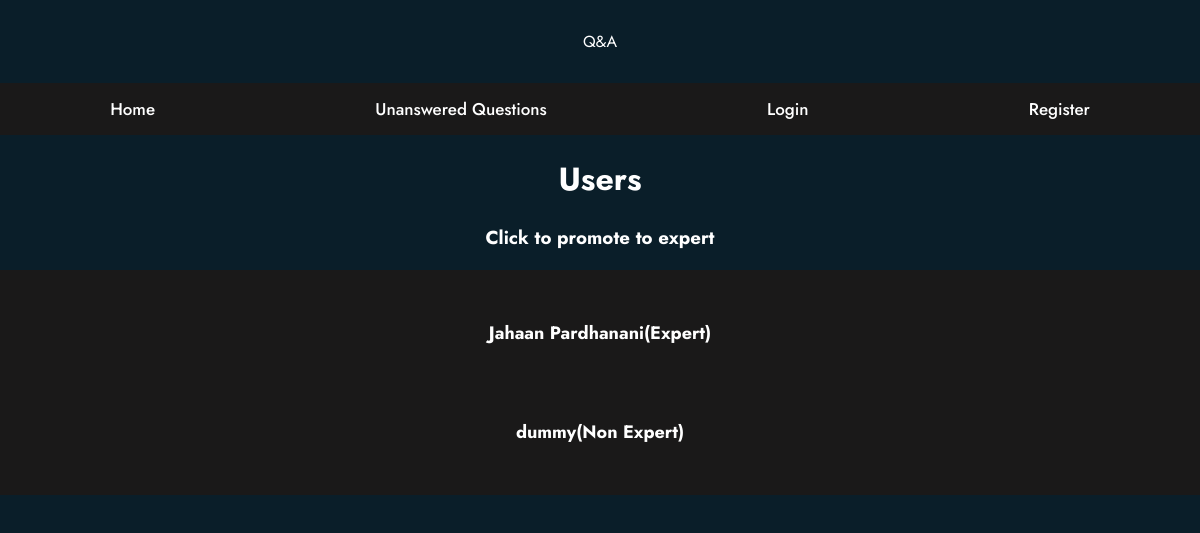
/users, run on an earlier commit of the app's database.
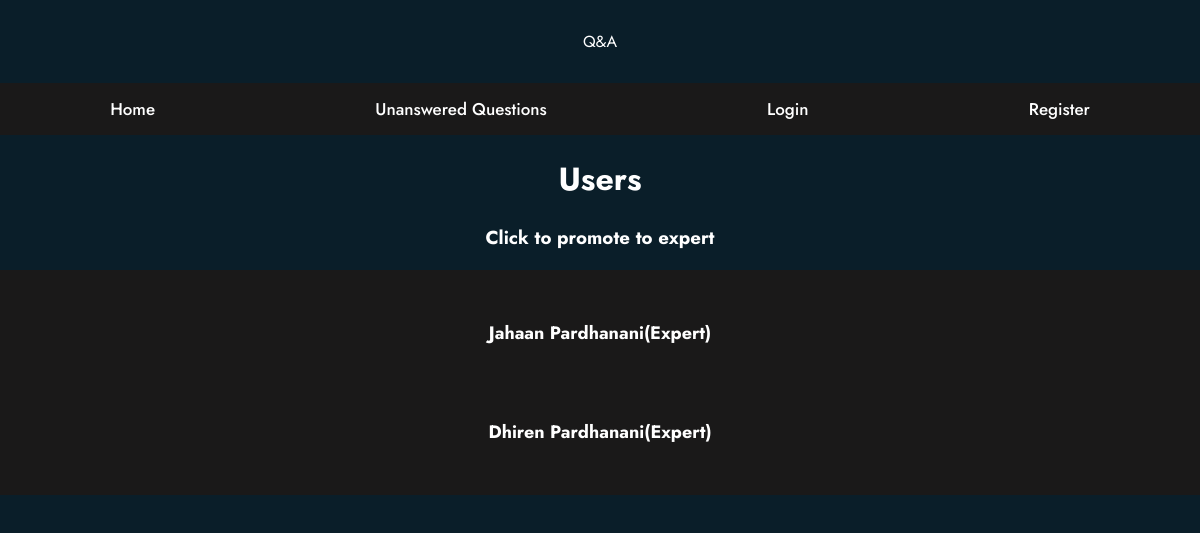
And on a later commit of the database.
### tables this page shows
CREATE TABLE users(
    id integer primary key autoincrement,
    name_text text not null,
    password_text text not null,
    expert_boolean boolean not null,
    admin_boolean boolean not null
);

### app.py (the view)
@app.route("/users")
def users():
    user = get_current_user()
    db = get_db()
    users_cur = db.execute(
        "select id, name_text, expert_boolean, admin_boolean from users")
    users_results = users_cur.fetchall()
    return render_template("users.html", user=user, users=users_results)

### app.py (called while the page is built)
def get_current_user():
    user_result = None
    if "user" in session:
        user = session["user"]
        db = get_db()
        user_cur = db.execute(
            "select id, name_text, password_text, expert_boolean, admin_boolean from users where name_text = ?", [user])
        user_result = user_cur.fetchone()
    return user_result

### database.py (called while the page is built)
def connect_db():
    sql = sqlite3.connect(
        "/Users/mac/OneDrive/Programming/webapp/Forum/questions.db")
    print("True")
    sql.row_factory = sqlite3.Row
    return sql

def get_db():
    if not hasattr(g, "sqlite_db"):
        g.sqlite_db = connect_db()
    return g.sqlite_db

### templates/users.html (shortened to what this page needs)
<!DOCTYPE html>
<html lang="en">
  <head>
    <link rel="stylesheet" href="/static/style.css">
  </head>
  <body>
    <div class="header">Q&A</div>
    <ul id="navbar">
      <li><a href="/">Home</a></li>
      <li><a href="/unanswered">Unanswered Questions</a></li>
      {% if not user %}
      <li><a href="/login">Login</a></li>
      <li><a href="/register">Register</a></li>
      {% endif %}
    </ul>
        <h1>Users</h1>
        <h3>Click to promote to expert</h3>
        <div class="container">
          {% for user in users %}
          {% if user["expert_boolean"] == 0 %}<a href="{{ url_for("promote", user_id=user["id"]) }}" class="list-group-item">
            <h4 class="list-group-item-heading">{{ user["name_text"] }}(Non Expert)</h4></a>
          {% endif %}
          {% if user["expert_boolean"] == 1 %}<a href="{{ url_for("demote", user_id=user["id"]) }}" class="list-group-item">
            <h4 class="list-group-item-heading">{{ user["name_text"] }}(Expert)</h4>
          </a>
          {% endif %}
          {% endfor %}
          </div><br>
  </body>
</html>

### static/style.css (style rules this page uses)
.header { box-shadow: 5px solid #1a1919; padding: 30px; text-align: center; }
#navbar { overflow: hidden; background-color: #1a1919; font-family: 'Jost', sans-serif; }
#navbar a { float: left; display: block; text-align: center; padding: 14px 16px; text-decoration: none; font-size: 17px; }
body { background-color: #0a1e29; padding: 0; margin: 0; color: #fff; text-align: center; font-family: 'Jost', sans-serif; }
ul { list-style-type: none; margin: 0; padding: 0; display: flex; align-items: center; flex-direction: row; justify-content: space-around; font-family: 'Jost', sans-serif; }
li { position: relative; padding: 0 20px; height: 100%; display: flex; font-family: 'Jost', sans-serif; }
a { z-index: 1; color: white; text-decoration: none; font-family: 'Jost', sans-serif; font-weight: 500; font-size: 18px; padding: 10px 5px; }
li:before { content: ""; position: absolute; height: 33.33%; width: 0; background-color: #0d7cff; right: 0; z-index: 0; top: 33.33%; transition: all 0.5s; }
li:after { content: ""; position: absolute; height: 33.33%; width: 0; background-color: #0d7cff; left: 0; z-index: 0; bottom: 0; transition: all 0.5s; }
a:before { position: absolute; content: ""; height: 33.33%; width: 0; background-color: #0d7cff; bottom: 66.66%; left: 0; transition: all 0.5s; }
.container { background-color: #1a1919; }

What changed in the data, as far as the page shows it:
removed users: name_text "dummy"
added users: name_text "Dhiren Pardhanani"
